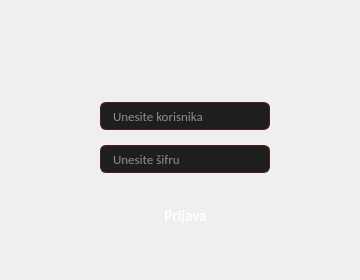
<?xml version="1.0" encoding="UTF-8"?>
<ui version="4.0">
 <class>Login</class>
 <widget class="QWidget" name="Login">
  <property name="geometry">
   <rect>
    <x>0</x>
    <y>0</y>
    <width>360</width>
    <height>280</height>
   </rect>
  </property>
  <property name="windowTitle">
   <string>walletWatch — Login</string>
  </property>
  <property name="styleSheet">
   <string notr="true">
QWidget {
    background: qlineargradient(x1:0, y1:0, x2:0, y2:1,
                                stop:0 #1a1a1a, stop:1 #000000);
}
QLabel {
    color: #cccccc;
    font-family: Calibri;
    font-size: 11pt;
    background: transparent;
}
QLineEdit {
    background-color: #1e1e1e;
    color: #ffffff;
    border: 1px solid #5a1a1a;
    border-radius: 6px;
    padding: 6px 10px;
    font-family: Calibri;
    font-size: 10pt;
    selection-background-color: #b33a3a;
}
QLineEdit:focus {
    border: 1px solid #b33a3a;
    background-color: #252525;
}
QPushButton {
    background: qlineargradient(x1:0, y1:0, x2:0, y2:1,
                                stop:0 #7a1f1f, stop:1 #b33a3a);
    color: white;
    border: none;
    border-radius: 8px;
    padding: 8px 16px;
    font-family: Calibri;
    font-size: 11pt;
    font-weight: bold;
}
QPushButton:hover {
    background: qlineargradient(x1:0, y1:0, x2:0, y2:1,
                                stop:0 #8a2323, stop:1 #c14444);
}
QPushButton:pressed {
    background: qlineargradient(x1:0, y1:0, x2:0, y2:1,
                                stop:0 #5c1515, stop:1 #8a2323);
}
   </string>
  </property>
  <widget class="QLabel" name="labelLogo">
   <property name="geometry">
    <rect>
     <x>150</x>
     <y>20</y>
     <width>71</width>
     <height>60</height>
    </rect>
   </property>
   <property name="styleSheet">
    <string notr="true">
QLabel {
    color: rgb(170, 0, 0);
    font-family: Calibri;
    font-size: 32pt;
    font-weight: bold;
    background: transparent;
}
    </string>
   </property>
   <property name="text">
    <string/>
   </property>
   <property name="pixmap">
    <pixmap resource="../ikone.qrc">:/ikona/letter-w.png</pixmap>
   </property>
   <property name="scaledContents">
    <bool>true</bool>
   </property>
   <property name="alignment">
    <set>Qt::AlignCenter</set>
   </property>
  </widget>
  <widget class="QLineEdit" name="user">
   <property name="geometry">
    <rect>
     <x>100</x>
     <y>102</y>
     <width>170</width>
     <height>28</height>
    </rect>
   </property>
   <property name="placeholderText">
    <string>Unesite korisnika</string>
   </property>
  </widget>
  <widget class="QLineEdit" name="sifra">
   <property name="geometry">
    <rect>
     <x>100</x>
     <y>145</y>
     <width>170</width>
     <height>28</height>
    </rect>
   </property>
   <property name="echoMode">
    <enum>QLineEdit::Password</enum>
   </property>
   <property name="placeholderText">
    <string>Unesite šifru</string>
   </property>
  </widget>
  <widget class="QPushButton" name="pushButton">
   <property name="geometry">
    <rect>
     <x>120</x>
     <y>200</y>
     <width>131</width>
     <height>31</height>
    </rect>
   </property>
   <property name="text">
    <string>Prijava</string>
   </property>
  </widget>
 </widget>
 <resources>
  <include location="../ikone.qrc"/>
 </resources>
 <connections/>
</ui>
